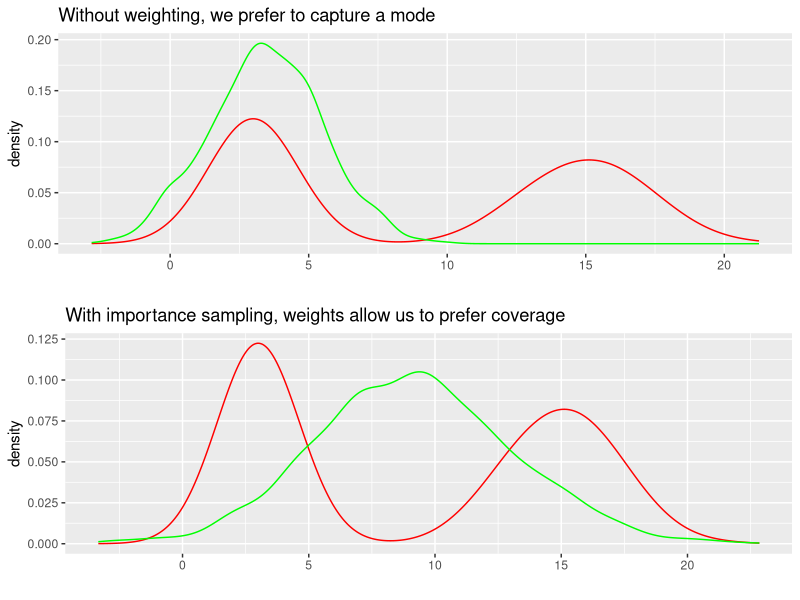
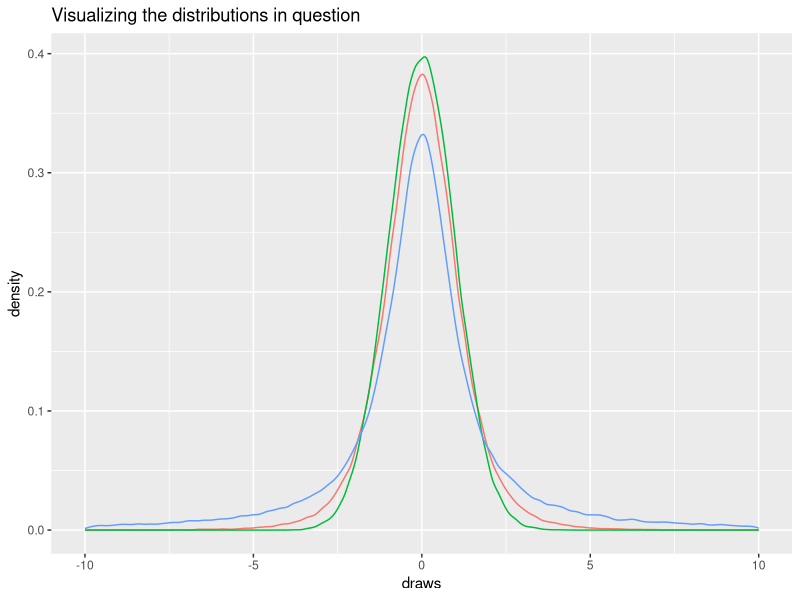
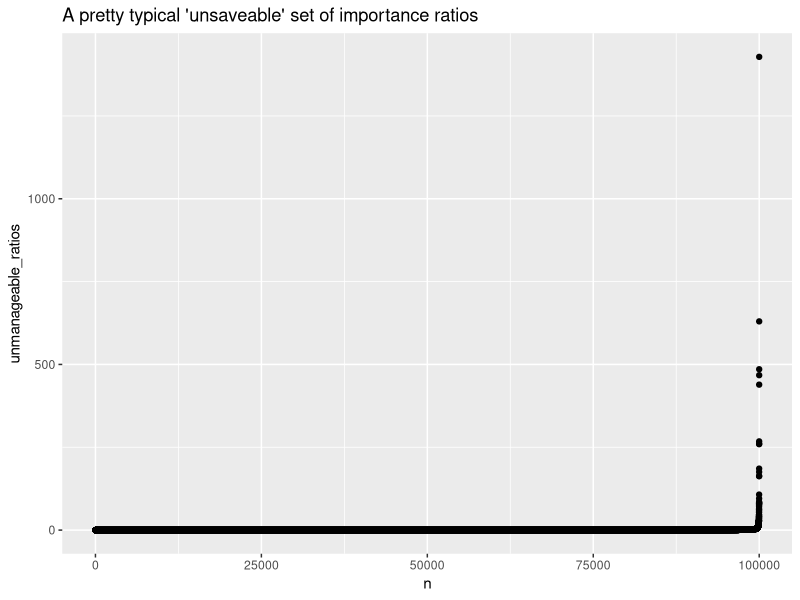

Here is the R script that generated these plots, in order:
## ---- chunk 1
library(ggplot2)
library(gridExtra)
library(tidyverse)
library(loo)

set.seed(605)
options(mc.cores = 8)
## ---- chunk 2

mixture <- data.frame(normals = c(rnorm(1000,3,1),rnorm(1000,15,2)),
                      mode_seeking_kl = rnorm(2000,3.5,2),
                      mean_seeking_kl = rnorm(2000,9,4))
## ---- chunk 3


rkl_plot <- mixture %>% ggplot(aes(x = normals)) +
  geom_density(aes(x = normals), color = "red") +
  geom_density(aes(x = mode_seeking_kl), color = "green") + ggtitle("Without weighting, we prefer to capture a mode") +
  xlab("")

fkl_plot <- mixture %>% ggplot(aes(x = normals)) +
  geom_density(aes(x = normals), color = "red") +
  geom_density(aes(x = mean_seeking_kl), color = "green") + ggtitle("With importance sampling, weights allow us to prefer coverage") +
  xlab("")

grid.arrange(rkl_plot,fkl_plot)
## ---- chunk 4
simulated_data <- tibble(
q_x = rnorm(100000),
manageable_p_x = rt(100000,5),
unmanageable_p_x = rcauchy(100000),
manageable_ratios = dt(q_x,5)/dnorm(q_x),
unmanageable_ratios = dcauchy(q_x,0,10)/dnorm(q_x)
)

simulated_data %>%
            pivot_longer(c(q_x,manageable_p_x,unmanageable_p_x),
                         values_to = "draws",
                         names_to = "distributions") %>%
            ggplot(aes(x = draws, color = distributions)) +
            geom_density() +
            # If you wanted to show the full reach of the Cauchy, it'd be
            # hard to see the shape of the T vs N; it's that wide.
            # Hence the 6k values removed
            xlim(-10,10) +
            ggtitle("Visualizing the distributions in question") +
            theme(legend.position="none")
## ---- chunk 5
simulated_data %>%
  arrange(unmanageable_ratios) %>%
  mutate(n = seq(1,100000)) %>%
  ggplot(aes(x = n,y = unmanageable_ratios)) +
  geom_point() +
  ggtitle("A pretty typical 'unsaveable' set of importance ratios")
## ---- chunk 6
mean_t <- mean(simulated_data$manageable_ratios)
max_t <- max(simulated_data$manageable_ratios)

mean_c <- mean(simulated_data$unmanageable_ratios)
max_c <-max(simulated_data$unmanageable_ratios)

print(paste0("the mean of the t is: ",mean_t," compared to a max of ",max_t,";",
             "The cauchy cause is more extreme- the mean of the cauchy is: ",mean_c," compared to a max of ",max_c))
